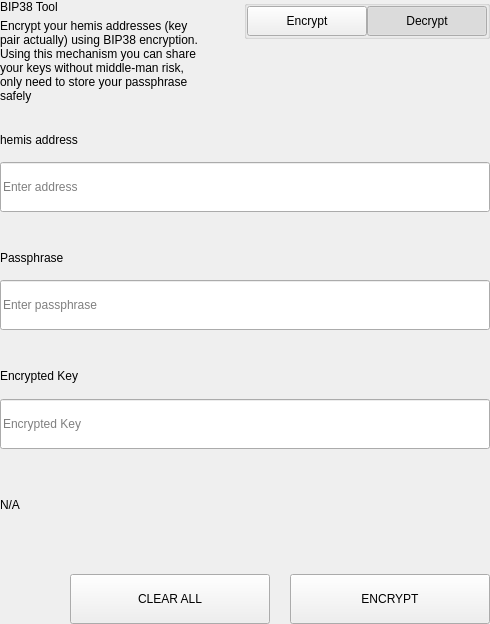
<?xml version="1.0" encoding="UTF-8"?>
<ui version="4.0">
 <class>SettingsBitToolWidget</class>
 <widget class="QWidget" name="SettingsBitToolWidget">
  <property name="geometry">
   <rect>
    <x>0</x>
    <y>0</y>
    <width>490</width>
    <height>624</height>
   </rect>
  </property>
  <property name="windowTitle">
   <string notr="true">N/A</string>
  </property>
  <layout class="QVBoxLayout" name="verticalLayout">
   <property name="spacing">
    <number>0</number>
   </property>
   <property name="leftMargin">
    <number>0</number>
   </property>
   <property name="topMargin">
    <number>0</number>
   </property>
   <property name="rightMargin">
    <number>0</number>
   </property>
   <property name="bottomMargin">
    <number>0</number>
   </property>
   <item>
    <widget class="QWidget" name="left" native="true">
     <layout class="QVBoxLayout" name="verticalLayout_3">
      <property name="leftMargin">
       <number>0</number>
      </property>
      <property name="topMargin">
       <number>0</number>
      </property>
      <property name="rightMargin">
       <number>0</number>
      </property>
      <property name="bottomMargin">
       <number>0</number>
      </property>
      <item>
       <layout class="QVBoxLayout" name="verticalLayout_2">
        <property name="spacing">
         <number>0</number>
        </property>
        <item>
         <layout class="QHBoxLayout" name="horizontalLayout_3" stretch="3,1">
          <property name="spacing">
           <number>40</number>
          </property>
          <item>
           <layout class="QVBoxLayout" name="verticalLayoutTitle">
            <property name="spacing">
             <number>5</number>
            </property>
            <item>
             <widget class="QLabel" name="labelTitle">
              <property name="text">
               <string>BIP38 Tool</string>
              </property>
             </widget>
            </item>
            <item>
             <widget class="QLabel" name="labelSubtitle1">
              <property name="text">
               <string>Encrypt your hemis addresses (key pair actually) using BIP38 encryption.
Using this mechanism you can share your keys without middle-man risk, only need to store your passphrase safely</string>
              </property>
              <property name="wordWrap">
               <bool>true</bool>
              </property>
             </widget>
            </item>
           </layout>
          </item>
          <item alignment="Qt::AlignTop">
           <widget class="QGroupBox" name="groupBox">
            <property name="title">
             <string/>
            </property>
            <property name="alignment">
             <set>Qt::AlignLeading|Qt::AlignLeft|Qt::AlignTop</set>
            </property>
            <layout class="QHBoxLayout" name="horizontalLayout_4">
             <property name="spacing">
              <number>0</number>
             </property>
             <property name="leftMargin">
              <number>0</number>
             </property>
             <property name="topMargin">
              <number>0</number>
             </property>
             <property name="rightMargin">
              <number>0</number>
             </property>
             <property name="bottomMargin">
              <number>0</number>
             </property>
             <item>
              <spacer name="horizontalSpacer">
               <property name="orientation">
                <enum>Qt::Horizontal</enum>
               </property>
               <property name="sizeHint" stdset="0">
                <size>
                 <width>40</width>
                 <height>20</height>
                </size>
               </property>
              </spacer>
             </item>
             <item>
              <widget class="QPushButton" name="pushLeft">
               <property name="minimumSize">
                <size>
                 <width>120</width>
                 <height>30</height>
                </size>
               </property>
               <property name="maximumSize">
                <size>
                 <width>120</width>
                 <height>30</height>
                </size>
               </property>
               <property name="focusPolicy">
                <enum>Qt::NoFocus</enum>
               </property>
               <property name="text">
                <string>Encrypt</string>
               </property>
               <property name="checkable">
                <bool>true</bool>
               </property>
               <property name="autoExclusive">
                <bool>true</bool>
               </property>
              </widget>
             </item>
             <item>
              <widget class="QPushButton" name="pushRight">
               <property name="minimumSize">
                <size>
                 <width>120</width>
                 <height>30</height>
                </size>
               </property>
               <property name="maximumSize">
                <size>
                 <width>120</width>
                 <height>30</height>
                </size>
               </property>
               <property name="focusPolicy">
                <enum>Qt::NoFocus</enum>
               </property>
               <property name="text">
                <string>Decrypt</string>
               </property>
               <property name="checkable">
                <bool>true</bool>
               </property>
               <property name="checked">
                <bool>true</bool>
               </property>
               <property name="autoExclusive">
                <bool>true</bool>
               </property>
              </widget>
             </item>
            </layout>
           </widget>
          </item>
         </layout>
        </item>
        <item>
         <widget class="QStackedWidget" name="stackedWidget">
          <property name="currentIndex">
           <number>1</number>
          </property>
          <widget class="QWidget" name="pageDecrypt">
           <layout class="QVBoxLayout" name="verticalLayout_5">
            <property name="spacing">
             <number>0</number>
            </property>
            <property name="leftMargin">
             <number>0</number>
            </property>
            <property name="topMargin">
             <number>0</number>
            </property>
            <property name="rightMargin">
             <number>0</number>
            </property>
            <property name="bottomMargin">
             <number>0</number>
            </property>
            <item>
             <widget class="QWidget" name="widget" native="true">
              <property name="minimumSize">
               <size>
                <width>0</width>
                <height>100</height>
               </size>
              </property>
              <layout class="QVBoxLayout" name="verticalLayout_4">
               <property name="spacing">
                <number>0</number>
               </property>
               <property name="leftMargin">
                <number>0</number>
               </property>
               <property name="topMargin">
                <number>0</number>
               </property>
               <property name="rightMargin">
                <number>0</number>
               </property>
               <property name="bottomMargin">
                <number>0</number>
               </property>
               <item>
                <spacer name="verticalSpacer_2">
                 <property name="orientation">
                  <enum>Qt::Vertical</enum>
                 </property>
                 <property name="sizeType">
                  <enum>QSizePolicy::Fixed</enum>
                 </property>
                 <property name="sizeHint" stdset="0">
                  <size>
                   <width>20</width>
                   <height>20</height>
                  </size>
                 </property>
                </spacer>
               </item>
               <item>
                <layout class="QHBoxLayout" name="horizontalLayout_6" stretch="2">
                 <property name="spacing">
                  <number>0</number>
                 </property>
                 <item>
                  <layout class="QVBoxLayout" name="verticalLayout_7">
                   <property name="spacing">
                    <number>9</number>
                   </property>
                   <item>
                    <widget class="QLabel" name="labelSubtitleKey">
                     <property name="minimumSize">
                      <size>
                       <width>0</width>
                       <height>20</height>
                      </size>
                     </property>
                     <property name="maximumSize">
                      <size>
                       <width>16777215</width>
                       <height>20</height>
                      </size>
                     </property>
                     <property name="text">
                      <string>Encrypted key</string>
                     </property>
                    </widget>
                   </item>
                   <item>
                    <widget class="QLineEdit" name="lineEditKey">
                     <property name="minimumSize">
                      <size>
                       <width>0</width>
                       <height>50</height>
                      </size>
                     </property>
                     <property name="maximumSize">
                      <size>
                       <width>16777215</width>
                       <height>50</height>
                      </size>
                     </property>
                     <property name="placeholderText">
                      <string>Enter a encrypted key</string>
                     </property>
                    </widget>
                   </item>
                  </layout>
                 </item>
                </layout>
               </item>
               <item>
                <spacer name="verticalSpacer_3">
                 <property name="orientation">
                  <enum>Qt::Vertical</enum>
                 </property>
                 <property name="sizeType">
                  <enum>QSizePolicy::Fixed</enum>
                 </property>
                 <property name="sizeHint" stdset="0">
                  <size>
                   <width>20</width>
                   <height>20</height>
                  </size>
                 </property>
                </spacer>
               </item>
               <item>
                <layout class="QVBoxLayout" name="verticalLayout_9">
                 <property name="spacing">
                  <number>9</number>
                 </property>
                 <item>
                  <widget class="QLabel" name="labelSubtitlePassphrase">
                   <property name="maximumSize">
                    <size>
                     <width>16777215</width>
                     <height>20</height>
                    </size>
                   </property>
                   <property name="text">
                    <string>Passphrase</string>
                   </property>
                  </widget>
                 </item>
                 <item>
                  <widget class="QLineEdit" name="lineEditPassphrase">
                   <property name="minimumSize">
                    <size>
                     <width>0</width>
                     <height>50</height>
                    </size>
                   </property>
                   <property name="maximumSize">
                    <size>
                     <width>16777215</width>
                     <height>50</height>
                    </size>
                   </property>
                   <property name="placeholderText">
                    <string>Enter a passphrase</string>
                   </property>
                  </widget>
                 </item>
                </layout>
               </item>
               <item>
                <spacer name="verticalSpacer_4">
                 <property name="orientation">
                  <enum>Qt::Vertical</enum>
                 </property>
                 <property name="sizeType">
                  <enum>QSizePolicy::Fixed</enum>
                 </property>
                 <property name="sizeHint" stdset="0">
                  <size>
                   <width>20</width>
                   <height>20</height>
                  </size>
                 </property>
                </spacer>
               </item>
               <item>
                <widget class="QWidget" name="widget_3" native="true">
                 <property name="sizePolicy">
                  <sizepolicy hsizetype="Preferred" vsizetype="Fixed">
                   <horstretch>0</horstretch>
                   <verstretch>0</verstretch>
                  </sizepolicy>
                 </property>
                 <layout class="QVBoxLayout" name="verticalLayout_10">
                  <property name="spacing">
                   <number>9</number>
                  </property>
                  <property name="leftMargin">
                   <number>0</number>
                  </property>
                  <property name="topMargin">
                   <number>0</number>
                  </property>
                  <property name="rightMargin">
                   <number>0</number>
                  </property>
                  <property name="bottomMargin">
                   <number>0</number>
                  </property>
                  <item>
                   <widget class="QLabel" name="labelSubtitleDecryptResult">
                    <property name="minimumSize">
                     <size>
                      <width>0</width>
                      <height>20</height>
                     </size>
                    </property>
                    <property name="maximumSize">
                     <size>
                      <width>16777215</width>
                      <height>20</height>
                     </size>
                    </property>
                    <property name="text">
                     <string>Decrypted address result</string>
                    </property>
                   </widget>
                  </item>
                  <item>
                   <widget class="QWidget" name="widget_4" native="true">
                    <layout class="QHBoxLayout" name="horizontalLayout" stretch="6,0,1">
                     <property name="spacing">
                      <number>0</number>
                     </property>
                     <property name="leftMargin">
                      <number>0</number>
                     </property>
                     <property name="topMargin">
                      <number>0</number>
                     </property>
                     <property name="rightMargin">
                      <number>0</number>
                     </property>
                     <property name="bottomMargin">
                      <number>0</number>
                     </property>
                     <item alignment="Qt::AlignVCenter">
                      <widget class="QLineEdit" name="lineEditDecryptResult">
                       <property name="minimumSize">
                        <size>
                         <width>0</width>
                         <height>50</height>
                        </size>
                       </property>
                       <property name="maximumSize">
                        <size>
                         <width>16777215</width>
                         <height>50</height>
                        </size>
                       </property>
                       <property name="placeholderText">
                        <string>Decrypted Address</string>
                       </property>
                      </widget>
                     </item>
                     <item>
                      <spacer name="horizontalSpacer_4">
                       <property name="orientation">
                        <enum>Qt::Horizontal</enum>
                       </property>
                       <property name="sizeType">
                        <enum>QSizePolicy::Fixed</enum>
                       </property>
                       <property name="sizeHint" stdset="0">
                        <size>
                         <width>20</width>
                         <height>50</height>
                        </size>
                       </property>
                      </spacer>
                     </item>
                     <item>
                      <widget class="QPushButton" name="pushButtonImport">
                       <property name="minimumSize">
                        <size>
                         <width>140</width>
                         <height>40</height>
                        </size>
                       </property>
                       <property name="text">
                        <string>Import Address</string>
                       </property>
                      </widget>
                     </item>
                    </layout>
                   </widget>
                  </item>
                 </layout>
                </widget>
               </item>
               <item>
                <widget class="QLabel" name="statusLabel_DEC">
                 <property name="maximumSize">
                  <size>
                   <width>16777215</width>
                   <height>40</height>
                  </size>
                 </property>
                 <property name="text">
                  <string/>
                 </property>
                </widget>
               </item>
               <item>
                <spacer name="verticalSpacer">
                 <property name="orientation">
                  <enum>Qt::Vertical</enum>
                 </property>
                 <property name="sizeType">
                  <enum>QSizePolicy::Preferred</enum>
                 </property>
                 <property name="sizeHint" stdset="0">
                  <size>
                   <width>20</width>
                   <height>20</height>
                  </size>
                 </property>
                </spacer>
               </item>
               <item>
                <layout class="QHBoxLayout" name="horizontalLayout_7">
                 <property name="spacing">
                  <number>0</number>
                 </property>
                 <item>
                  <spacer name="horizontalSpacer_5">
                   <property name="orientation">
                    <enum>Qt::Horizontal</enum>
                   </property>
                   <property name="sizeType">
                    <enum>QSizePolicy::Expanding</enum>
                   </property>
                   <property name="sizeHint" stdset="0">
                    <size>
                     <width>40</width>
                     <height>20</height>
                    </size>
                   </property>
                  </spacer>
                 </item>
                 <item>
                  <widget class="QPushButton" name="pushButtonDecryptClear">
                   <property name="minimumSize">
                    <size>
                     <width>200</width>
                     <height>50</height>
                    </size>
                   </property>
                   <property name="maximumSize">
                    <size>
                     <width>200</width>
                     <height>50</height>
                    </size>
                   </property>
                   <property name="text">
                    <string>CLEAR</string>
                   </property>
                  </widget>
                 </item>
                 <item>
                  <spacer name="horizontalSpacer_3">
                   <property name="orientation">
                    <enum>Qt::Horizontal</enum>
                   </property>
                   <property name="sizeType">
                    <enum>QSizePolicy::Fixed</enum>
                   </property>
                   <property name="sizeHint" stdset="0">
                    <size>
                     <width>20</width>
                     <height>20</height>
                    </size>
                   </property>
                  </spacer>
                 </item>
                 <item>
                  <widget class="QPushButton" name="pushButtonDecrypt">
                   <property name="minimumSize">
                    <size>
                     <width>200</width>
                     <height>50</height>
                    </size>
                   </property>
                   <property name="maximumSize">
                    <size>
                     <width>200</width>
                     <height>50</height>
                    </size>
                   </property>
                   <property name="text">
                    <string>DECRYPT KEY</string>
                   </property>
                  </widget>
                 </item>
                </layout>
               </item>
              </layout>
             </widget>
            </item>
           </layout>
          </widget>
          <widget class="QWidget" name="pageEncrypt">
           <layout class="QVBoxLayout" name="verticalLayout_11">
            <property name="spacing">
             <number>0</number>
            </property>
            <property name="leftMargin">
             <number>0</number>
            </property>
            <property name="topMargin">
             <number>0</number>
            </property>
            <property name="rightMargin">
             <number>0</number>
            </property>
            <property name="bottomMargin">
             <number>0</number>
            </property>
            <item>
             <spacer name="verticalSpacer_8">
              <property name="orientation">
               <enum>Qt::Vertical</enum>
              </property>
              <property name="sizeType">
               <enum>QSizePolicy::Fixed</enum>
              </property>
              <property name="sizeHint" stdset="0">
               <size>
                <width>20</width>
                <height>20</height>
               </size>
              </property>
             </spacer>
            </item>
            <item>
             <widget class="QWidget" name="containerAddressEnc" native="true">
              <layout class="QVBoxLayout" name="containerAddressEncLayout">
               <property name="spacing">
                <number>5</number>
               </property>
               <property name="leftMargin">
                <number>0</number>
               </property>
               <property name="topMargin">
                <number>0</number>
               </property>
               <property name="rightMargin">
                <number>0</number>
               </property>
               <property name="bottomMargin">
                <number>0</number>
               </property>
               <item>
                <widget class="QLabel" name="labelSubtitleAddress">
                 <property name="minimumSize">
                  <size>
                   <width>0</width>
                   <height>20</height>
                  </size>
                 </property>
                 <property name="maximumSize">
                  <size>
                   <width>16777215</width>
                   <height>20</height>
                  </size>
                 </property>
                 <property name="text">
                  <string>hemis address</string>
                 </property>
                </widget>
               </item>
               <item>
                <widget class="QLineEdit" name="addressIn_ENC">
                 <property name="minimumSize">
                  <size>
                   <width>0</width>
                   <height>50</height>
                  </size>
                 </property>
                 <property name="placeholderText">
                  <string>Enter address</string>
                 </property>
                </widget>
               </item>
              </layout>
             </widget>
            </item>
            <item>
             <spacer name="verticalSpacer_6">
              <property name="orientation">
               <enum>Qt::Vertical</enum>
              </property>
              <property name="sizeType">
               <enum>QSizePolicy::Fixed</enum>
              </property>
              <property name="sizeHint" stdset="0">
               <size>
                <width>20</width>
                <height>20</height>
               </size>
              </property>
             </spacer>
            </item>
            <item>
             <widget class="QWidget" name="containerAddress" native="true">
              <layout class="QHBoxLayout" name="horizontalLayout_9" stretch="2">
               <property name="spacing">
                <number>0</number>
               </property>
               <property name="leftMargin">
                <number>0</number>
               </property>
               <property name="topMargin">
                <number>0</number>
               </property>
               <property name="rightMargin">
                <number>0</number>
               </property>
               <property name="bottomMargin">
                <number>0</number>
               </property>
               <item>
                <layout class="QVBoxLayout" name="verticalLayout_8">
                 <property name="spacing">
                  <number>5</number>
                 </property>
                 <item>
                  <widget class="QLabel" name="labelSubtitleMessage">
                   <property name="minimumSize">
                    <size>
                     <width>0</width>
                     <height>20</height>
                    </size>
                   </property>
                   <property name="maximumSize">
                    <size>
                     <width>16777215</width>
                     <height>20</height>
                    </size>
                   </property>
                   <property name="text">
                    <string>Passphrase</string>
                   </property>
                  </widget>
                 </item>
                 <item>
                  <widget class="QLineEdit" name="passphraseIn_ENC">
                   <property name="minimumSize">
                    <size>
                     <width>0</width>
                     <height>50</height>
                    </size>
                   </property>
                   <property name="maximumSize">
                    <size>
                     <width>16777215</width>
                     <height>50</height>
                    </size>
                   </property>
                   <property name="placeholderText">
                    <string>Enter passphrase</string>
                   </property>
                  </widget>
                 </item>
                </layout>
               </item>
              </layout>
             </widget>
            </item>
            <item>
             <spacer name="verticalSpacer_7">
              <property name="orientation">
               <enum>Qt::Vertical</enum>
              </property>
              <property name="sizeType">
               <enum>QSizePolicy::Fixed</enum>
              </property>
              <property name="sizeHint" stdset="0">
               <size>
                <width>20</width>
                <height>20</height>
               </size>
              </property>
             </spacer>
            </item>
            <item>
             <widget class="QWidget" name="widget_2" native="true">
              <property name="minimumSize">
               <size>
                <width>0</width>
                <height>75</height>
               </size>
              </property>
              <property name="maximumSize">
               <size>
                <width>16777215</width>
                <height>16777215</height>
               </size>
              </property>
              <layout class="QVBoxLayout" name="verticalLayout_6">
               <property name="leftMargin">
                <number>0</number>
               </property>
               <property name="topMargin">
                <number>0</number>
               </property>
               <property name="rightMargin">
                <number>0</number>
               </property>
               <property name="bottomMargin">
                <number>0</number>
               </property>
               <item>
                <widget class="QLabel" name="labelSubtitleEncryptedKey">
                 <property name="minimumSize">
                  <size>
                   <width>0</width>
                   <height>20</height>
                  </size>
                 </property>
                 <property name="maximumSize">
                  <size>
                   <width>16777215</width>
                   <height>20</height>
                  </size>
                 </property>
                 <property name="text">
                  <string>Encrypted Key</string>
                 </property>
                </widget>
               </item>
               <item>
                <widget class="QLineEdit" name="encryptedKeyOut_ENC">
                 <property name="minimumSize">
                  <size>
                   <width>0</width>
                   <height>50</height>
                  </size>
                 </property>
                 <property name="placeholderText">
                  <string>Encrypted Key</string>
                 </property>
                </widget>
               </item>
              </layout>
             </widget>
            </item>
            <item>
             <widget class="QLabel" name="statusLabel_ENC">
              <property name="text">
               <string notr="true">N/A</string>
              </property>
             </widget>
            </item>
            <item>
             <spacer name="verticalSpacer_5">
              <property name="orientation">
               <enum>Qt::Vertical</enum>
              </property>
              <property name="sizeType">
               <enum>QSizePolicy::Fixed</enum>
              </property>
              <property name="sizeHint" stdset="0">
               <size>
                <width>20</width>
                <height>20</height>
               </size>
              </property>
             </spacer>
            </item>
            <item>
             <layout class="QHBoxLayout" name="horizontalLayout_8">
              <property name="spacing">
               <number>0</number>
              </property>
              <item>
               <spacer name="horizontalSpacer_6">
                <property name="orientation">
                 <enum>Qt::Horizontal</enum>
                </property>
                <property name="sizeType">
                 <enum>QSizePolicy::Expanding</enum>
                </property>
                <property name="sizeHint" stdset="0">
                 <size>
                  <width>40</width>
                  <height>20</height>
                 </size>
                </property>
               </spacer>
              </item>
              <item>
               <widget class="QPushButton" name="pushButtonClear">
                <property name="minimumSize">
                 <size>
                  <width>200</width>
                  <height>50</height>
                 </size>
                </property>
                <property name="focusPolicy">
                 <enum>Qt::NoFocus</enum>
                </property>
                <property name="text">
                 <string>CLEAR ALL</string>
                </property>
               </widget>
              </item>
              <item>
               <spacer name="horizontalSpacer_2">
                <property name="orientation">
                 <enum>Qt::Horizontal</enum>
                </property>
                <property name="sizeType">
                 <enum>QSizePolicy::Fixed</enum>
                </property>
                <property name="sizeHint" stdset="0">
                 <size>
                  <width>20</width>
                  <height>20</height>
                 </size>
                </property>
               </spacer>
              </item>
              <item>
               <widget class="QPushButton" name="pushButtonEncrypt">
                <property name="minimumSize">
                 <size>
                  <width>200</width>
                  <height>50</height>
                 </size>
                </property>
                <property name="maximumSize">
                 <size>
                  <width>200</width>
                  <height>50</height>
                 </size>
                </property>
                <property name="focusPolicy">
                 <enum>Qt::NoFocus</enum>
                </property>
                <property name="text">
                 <string>ENCRYPT</string>
                </property>
               </widget>
              </item>
             </layout>
            </item>
           </layout>
          </widget>
         </widget>
        </item>
       </layout>
      </item>
     </layout>
    </widget>
   </item>
  </layout>
 </widget>
 <resources/>
 <connections/>
</ui>
